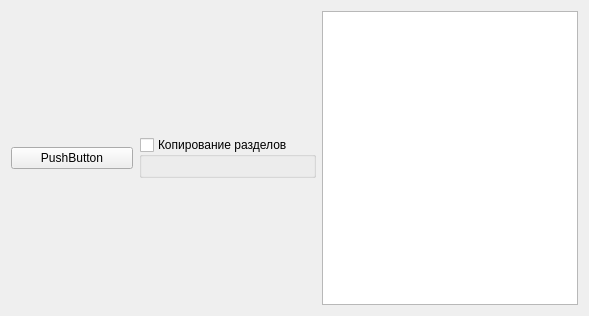
<?xml version="1.0" encoding="UTF-8"?>
<ui version="4.0">
 <class>PartitionForm</class>
 <widget class="QWidget" name="PartitionForm">
  <property name="geometry">
   <rect>
    <x>0</x>
    <y>0</y>
    <width>589</width>
    <height>316</height>
   </rect>
  </property>
  <property name="windowTitle">
   <string>Form</string>
  </property>
  <layout class="QHBoxLayout" name="horizontalLayout">
   <item>
    <widget class="QPushButton" name="pushButton">
     <property name="text">
      <string>PushButton</string>
     </property>
    </widget>
   </item>
   <item>
    <widget class="QGroupBox" name="groupBox">
     <property name="sizePolicy">
      <sizepolicy hsizetype="Fixed" vsizetype="Fixed">
       <horstretch>0</horstretch>
       <verstretch>0</verstretch>
      </sizepolicy>
     </property>
     <property name="title">
      <string>Копирование разделов</string>
     </property>
     <property name="checkable">
      <bool>true</bool>
     </property>
     <property name="checked">
      <bool>false</bool>
     </property>
     <layout class="QVBoxLayout" name="verticalLayout"/>
    </widget>
   </item>
   <item>
    <widget class="QTreeView" name="treeView">
     <property name="sizePolicy">
      <sizepolicy hsizetype="Preferred" vsizetype="Preferred">
       <horstretch>0</horstretch>
       <verstretch>0</verstretch>
      </sizepolicy>
     </property>
     <property name="rootIsDecorated">
      <bool>true</bool>
     </property>
    </widget>
   </item>
  </layout>
 </widget>
 <resources/>
 <connections/>
</ui>
